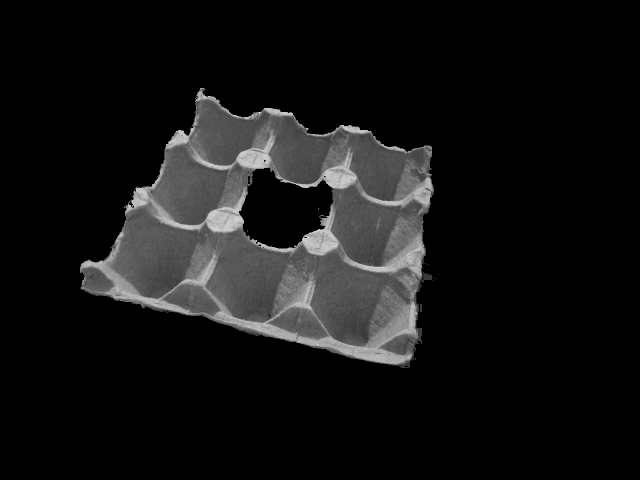
#> input picture cv/images/grid_template.png, 1280 x 960 px (shown at 1/2 size)
$ python hsv_mask_controls.py images/grid_template.png
#> lines starting #> are read from the running program, lines starting #| are printed output that depends on the picture; after the words box and inside, x2 and y2 are one past the last pixel; in counts of white or black regions, pixels touching at a corner belong together
import cv2
import sys
import numpy as np

def nothing(x):
    pass

file_name = sys.argv[1]

image = cv2.imread(file_name)
#> image is the input picture: shape (960, 1280, 3); min 0, max 252, mean 20
hsv_image = cv2.cvtColor(image, cv2.COLOR_BGR2HSV)
#> hsv_image: shape (960, 1280, 3); mean H, S, V 0, 0, 20

cv2.namedWindow('controls')
cv2.createTrackbar('lower_h', 'controls', 0, 178, nothing)
cv2.createTrackbar('lower_s', 'controls', 0, 254, nothing)
cv2.createTrackbar('lower_v', 'controls', 0, 254, nothing)

cv2.createTrackbar('upper_h', 'controls', 1, 179, nothing)
cv2.createTrackbar('upper_s', 'controls', 1, 255, nothing)
cv2.createTrackbar('upper_v', 'controls', 1, 255, nothing)

while True:
    lower_h = cv2.getTrackbarPos('lower_h', 'controls')
    lower_s = cv2.getTrackbarPos('lower_s', 'controls')
    lower_v = cv2.getTrackbarPos('lower_v', 'controls')

    upper_h = cv2.getTrackbarPos('upper_h', 'controls')
    upper_s = cv2.getTrackbarPos('upper_s', 'controls')
    upper_v = cv2.getTrackbarPos('upper_v', 'controls')

    lower_limits = (lower_h, lower_s, lower_v)
    upper_limits = (upper_h, upper_s, upper_v)

    controls_mask = cv2.inRange(hsv_image, lower_limits, upper_limits)
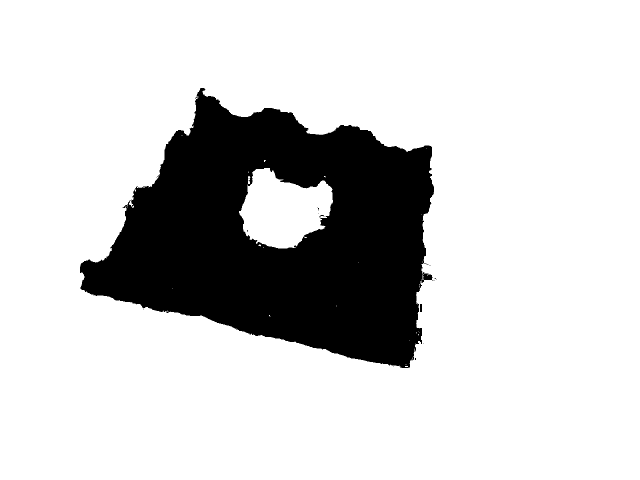
#> controls_mask: shape (960, 1280) (shown at 1/2 size); 81.2% white; 22 black regions (19 under 20 px), largest, box (x1, y1, x2, y2) and area: (160, 176, 868, 736) 231143, (840, 608, 844, 624) 64, (639, 430, 648, 435) 20

    result = cv2.bitwise_and(image, image, mask=controls_mask)
#> result: shape (960, 1280, 3); every value is 0

    cv2.namedWindow("original", cv2.WINDOW_NORMAL)
    cv2.resizeWindow("original", 900, 600)
    cv2.imshow("original", image)
    cv2.namedWindow("mask", cv2.WINDOW_NORMAL)
    cv2.resizeWindow("mask", 900, 600)
    cv2.imshow("mask", controls_mask)
    cv2.namedWindow("new", cv2.WINDOW_NORMAL)
    cv2.resizeWindow("new", 900, 600)
    cv2.imshow("new", result)
    if cv2.waitKey(1) & 0xFF == ord('q'):
#> (key q is pressed here)
        cv2.destroyAllWindows()
